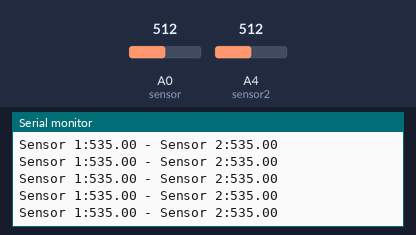
Simulated run of this sketch. Board: Arduino Uno, built with avr-gcc and run on an emulated ATmega328P. Parts: the last lines printed to the serial monitor. The test bench sets the inputs (shaded band); at power-on: A4 (sensor2) = 512, A0 (sensor) = 512.

Above: at 2.7 s.
2.8 s: A4 (sensor2) set to 38
At 2.89 s:
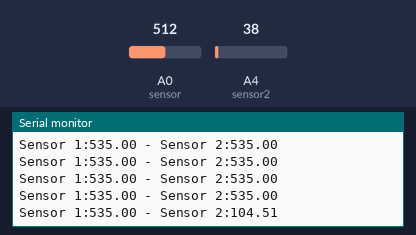
4.3 s: A4 (sensor2) set to 31
At 4.33 s:
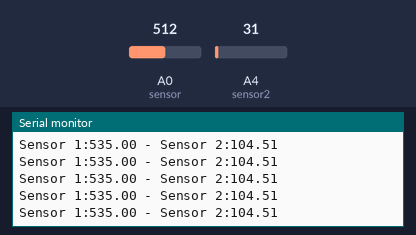
8.8 s: A0 (sensor) set to 37
At 8.84 s:
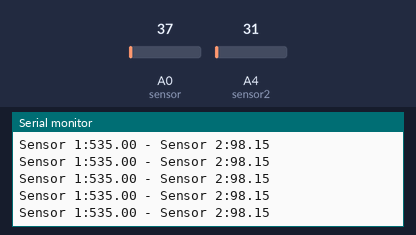
10.3 s: A0 (sensor) set to 30
At 10.33 s:
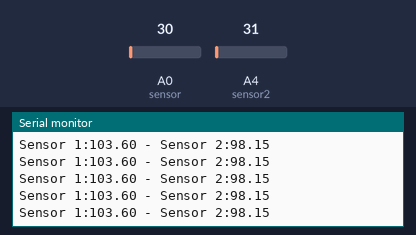
Timing chart, 0 to 12.8 s (numbered marks = the images above; inputs shaded):
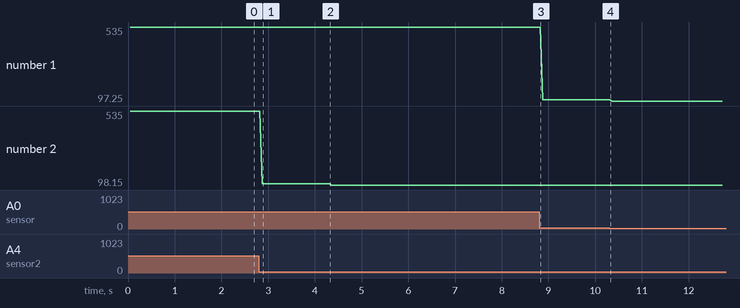

The sketch:

Sensor_UB1000_Dual.ino
```cpp
// Se toman n mediciones y se saca el promedio de todas esas, dura como 3 segundos cada promedio

const int sensor = A0;
const int num_med = 1;

float voltage;
float distance;
float distance_avg = 0;
float distance_calibrated = 0;

const int sensor2 = A4;
float voltage2;
float distance2;
float distance_avg2 = 0;

void setup() {
  Serial.begin(9600);
  pinMode(sensor, INPUT);
  pinMode(sensor2, INPUT);
}

void loop() {
  // Hace las n mediciones y las suma
  distance_avg = 0; // Hacer reset por favor!
  distance_avg2 = 0; // Hacer reset por favor!
  for (int i = 0; i < num_med; i++) {
    voltage = analogRead(sensor);
    voltage2 = analogRead(sensor2);
    distance_avg = distance_avg + voltage / 1024 * 930 + 70; // Mapeo manual para tener decimales (regla de 3)
    distance_avg2 = distance_avg2 + voltage2 / 1024 * 930 + 70;
    // distance_avg = map(voltage,0,1024,30,500); // Mapeo automático de Arduino
    delay(50);
  }

  distance_avg = distance_avg / num_med; // Saca el promedio
  distance_avg2 = distance_avg2 / num_med;

  // Calibración hecha en el excel
  //distance_calibrated = distance_avg/1.0629 + 21.48;
  Serial.print("Sensor 1:");
  Serial.print(distance_avg);
  Serial.print(" - Sensor 2:");
  Serial.println(distance_avg2);
  //Serial.println(distance_calibrated);
}

// Desfase de ~20 mm experimentales (para obtener medidas reales)
```

Measured:
- after the input at 2.8 s, the serial monitor: prints a new line after 0.07 s (image 1)
- plotted number 1: 535 → 103.6 after the input at 8.8 s, 103.6 → 97.25 after the input at 10.3 s
- plotted number 2: 535 → 104.51 after the input at 2.8 s, 104.51 → 98.15 after the input at 4.3 s
